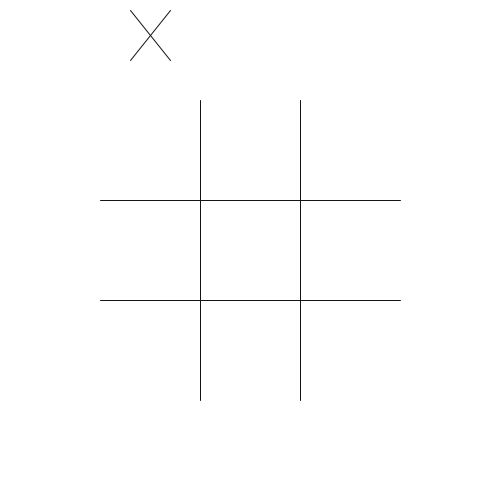
Frame 1 (no input)
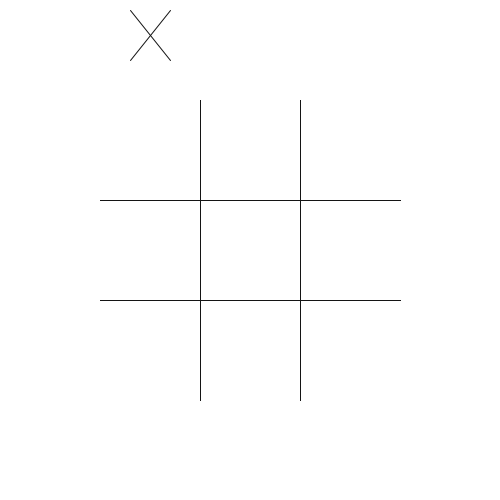
Frame 60 (the mouse pressed at the canvas centre just before this capture)
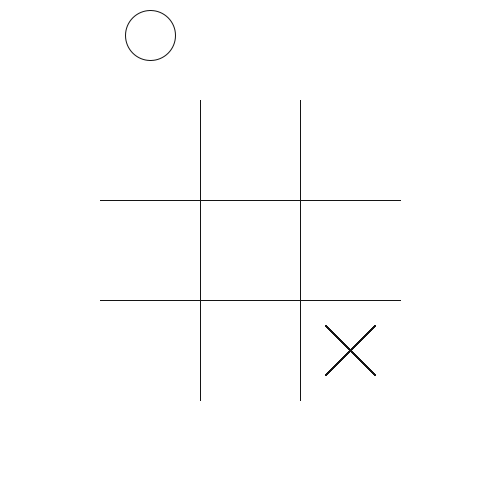
Frame 120 (the mouse held since frame 60 and released just before this capture)

The Processing sketch that drew these frames (run headless with seeded random() and noise(); from frame 60 on, the mouse is pressed at the canvas centre):

// Processing sketch: Eindopdracht_pde
// ── Eindopdracht_pde.pde
int x, y, cy, cx, xx, xy, e;
boolean play, reset;
boolean[] poso, posx;

void setup() {
  size(500, 500);
  background(255, 255, 255);
  e=0;
  play=true;

  posx = new boolean[9];
  poso = new boolean[9];

  cx=600;
  cy=600;
  xx=600;
  xy=600;
}

void draw() {
  x=mouseX;
  y=mouseY;

  fill(255, 255, 255);
  noStroke();
  rect(0, 0, 500, 100);
  stroke(20);

  noFill();
  if (play) {
    line(130, 10, 170, 60);
    line(130, 60, 170, 10);
  } else {
    ellipse(150, 35, 50, 50);
  }

  
  line(xx, xy, 50+xx, 50+xy);
  line(xx, 50+xy, 50+xx, 0+xy);
  
  ellipse(cy, cx, 50, 50 );

  fill(0, 0, 0);
  

  line(100, 300, 400, 300);
  line(100, 200, 400, 200);
  line(200, 100, 200, 400);
  line(300, 100, 300, 400);

  
  

  
  if ((posx[0]&&posx[1]&&posx[2])||(posx[3]&&posx[4]&&posx[5])||(posx[6]&&posx[7]&&posx[8])||(posx[0]&&posx[3]&&posx[6])||(posx[1]&&posx[4]&&posx[7])||(posx[2]&&posx[5]&&posx[8])||(posx[0]&&posx[4]&&posx[8])||(posx[2]&&posx[4]&&posx[6])) {
    for (int i=0; i<9; i++) {
      posx[i]=true;
    }
    fill(255, 255, 255);

    rect(150, 150, 200, 100);

    line(175, 175, 220, 220);
    line(175, 220, 220, 175);
    fill(0, 0, 0);
    text("Gewonnen", 245, 203);
    text("R om opnieuw te beginnen", 200, 240);
    reset=true;
  } else if ((poso[0]&&poso[1]&&poso[2])||(poso[3]&&poso[4]&&poso[5])||(poso[6]&&poso[7]&&poso[8])||(poso[0]&&poso[3]&&poso[6])||(poso[1]&&poso[4]&&poso[7])||(poso[2]&&poso[5]&&poso[8])||(poso[0]&&poso[4]&&poso[8])||(poso[2]&&poso[4]&&poso[6])) {
    for (int i=0; i<9; i++) {
      poso[i]=true;
    }
    fill(255, 255, 255);

    rect(150, 150, 200, 100);

    ellipse(200, 200, 50, 50);
    fill(0, 0, 0);
    text("Gewonnen", 204, 203);
    text("R om opnieuw te beginnen", 200, 240);
    reset=true;
  } else if (e==9) {
    fill(255, 255, 255);
    rect(150, 150, 200, 100);
    fill(0, 0, 0);
    text("draw", 220, 203);
    text("press [R] to reset", 200, 240);
    reset=true;
  }
}

void keyPressed() {
  if (key=='r'&&reset) {
    e=0;

    cx=600;
    cy=600;
    xx=600;
    xy=600;

    background(255, 255, 255);
    for (int i=0; i<9; i++) {
      poso[i]=false;
      posx[i]=false;
    }
    reset= false;
  }
}

void mousePressed() {
  if (x>=100 && x<200) {
    if (y>=100 && y<200) {
      if (play&&!posx[0]&&!poso[0]) {
        xx=125;
        xy=125;
        play=false;
        posx[0]=true;
        e++;
      } else if (!posx[0]&&!poso[0]) {
        cy=150;
        cx=150;
        play=true;
        poso[0]=true;
        e++;
      }
    } else if (y>=200 && y<300) {
      if (play&&!posx[1]&&!poso[1]) {
        xx=125;
        xy=225;
        play=false;
        posx[1]=true;
        e++;
      } else if (!posx[1]&&!poso[1]) {
        cy=150;
        cx=250;
        play=true;
        poso[1]=true;
        e++;
      }
    } else if (y<=400) {
      if (play&&!posx[2]&&!poso[2]) {
        xx=125;
        xy=325;
        play=false;
        posx[2]=true;
        e++;
      } else if (!posx[2]&&!poso[2]) {
        cy=150;
        cx=350;
        play=true;
        poso[2]=true;
        e++;
      }
    }
  } else if (x>=200 && x<300) {
    if (y>=100 && y<200) {
      if (play&&!posx[3]&&!poso[3]) {
        xx=225;
        xy=125;
        play=false;
        posx[3]=true;
        e++;
      } else if (!posx[3]&&!poso[3]) {
        cy=250;
        cx=150;
        play=true;
        poso[3]=true;
        e++;
      }
    } else if (y>=200 && y<300) {
      if (play&&!posx[4]&&!poso[4]) {
        xx=225;
        xy=225;
        play=false;
        posx[4]=true;
        e++;
      } else if (!posx[4]&&!poso[4]) {
        cy=250;
        cx=250;
        play=true;
        poso[4]=true;
        e++;
      }
    } else if (y<=400) {
      if (play&&!posx[5]&&!poso[5]) {
        xx=225;
        xy=325;
        play=false;
        posx[5]=true;
        e++;
      } else if (!posx[5]&&!poso[5]) {
        cy=250;
        cx=350;
        play=true;
        poso[5]=true;
        e++;
      }
    }
  } else if (x<=400) {
    if (y>=100 && y<200) {
      if (play&&!posx[6]&&!poso[6]) {
        xx=325;
        xy=125;
        play=false;
        posx[6]=true;
        e++;
      } else if (!posx[6]&&!poso[6]) {
        cy=350;
        cx=150;
        play=true;
        poso[6]=true;
        e++;
      }
    } else if (y>=200 && y<300) {
      if (play&&!posx[7]&&!poso[7]) {
        xx=325;
        xy=225;
        play=false;
        posx[7]=true;
        e++;
      } else if (!posx[7]&&!poso[7]) {
        cy=350;
        cx=250;
        play=true;
        poso[7]=true;
        e++;
      }
    } else if (y<=400) {
      if (play&&!posx[8]&&!poso[8]) {
        xx=325;
        xy=325;
        play=false;
        posx[8]=true;
        e++;
      } else if (!posx[8]&&!poso[8]) {
        cy=350;
        cx=350;
        play=true;
        poso[8]=true;
        e++;
      }
    }
  }
}
